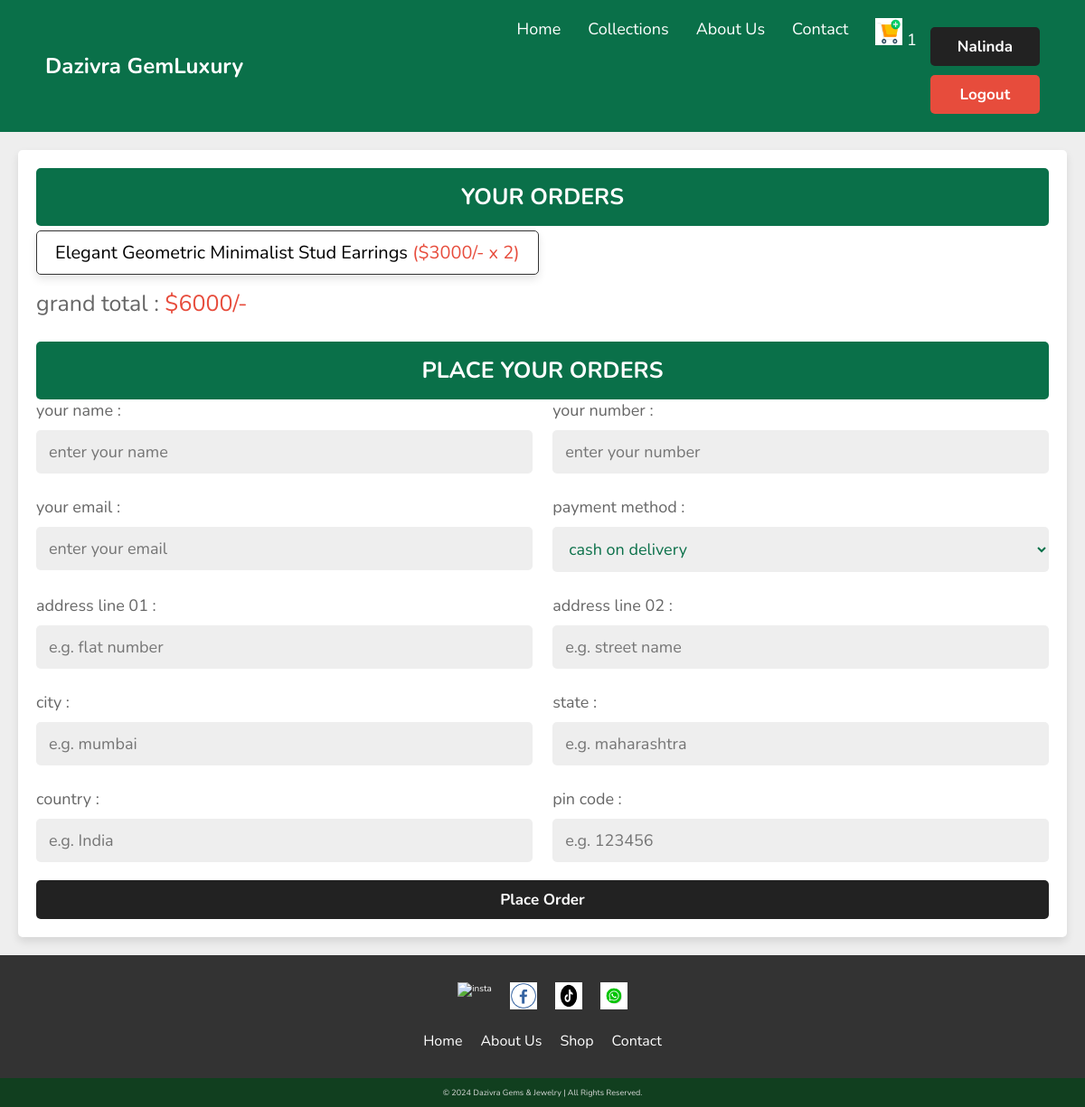
The page /checkout.php (signed in) on the database its author committed.
### tables this page shows
CREATE TABLE `users` (
  `id` int(100) NOT NULL,
  `name` varchar(20) NOT NULL,
  `email` varchar(50) NOT NULL,
  `password` varchar(50) NOT NULL
);

CREATE TABLE `cart` (
  `id` int(100) NOT NULL,
  `user_id` int(100) NOT NULL,
  `pid` int(100) NOT NULL,
  `name` varchar(100) NOT NULL,
  `price` int(10) NOT NULL,
  `quantity` int(10) NOT NULL,
  `image` varchar(100) NOT NULL
);

### checkout.php (the view, shortened to what this page needs)
<?php
include 'components/connect.php';
if(isset($_SESSION['user_id'])){
   $user_id = $_SESSION['user_id'];
}else{
   $user_id = '';
   header('location:user_login.php');
};
?>
<!DOCTYPE html>
<html lang="en">
<head>
   <link rel="stylesheet" href="https://cdnjs.cloudflare.com/ajax/libs/font-awesome/6.1.1/css/all.min.css">
   <link rel="stylesheet" href="css/style.css">
<link rel="stylesheet" href="css/nav.css" />
</head>
<body>
<?php include 'components/user_header.php'; ?>
<section class="checkout-orders">
   <form action="" method="POST">
   <h3>your orders</h3>
      <div class="display-orders">
      <?php
         $grand_total = 0;
         $select_cart = $conn->prepare("SELECT * FROM `cart` WHERE user_id = ?");
         $select_cart->execute([$user_id]);
         if($select_cart->rowCount() > 0){
            while($fetch_cart = $select_cart->fetch(PDO::FETCH_ASSOC)){
               $grand_total += ($fetch_cart['price'] * $fetch_cart['quantity']);
      ?>
         <p> <?= $fetch_cart['name']; ?> <span>(<?= '$'.$fetch_cart['price'].'/- x '. $fetch_cart['quantity']; ?>)</span> </p>
      <?php
            }
         }else{
            echo '<p class="empty">your cart is empty!</p>';
         }
      ?>
         <div class="grand-total">grand total : <span>$<?= $grand_total; ?>/-</span></div>
      </div>
      <h3>place your orders</h3>
      <div class="flex">
         <div class="inputBox">
            <span>your name :</span>
            <input type="text" name="name" placeholder="enter your name" class="box" maxlength="20" required>
         </div>
         <div class="inputBox">
            <span>your number :</span>
            <input type="number" name="number" placeholder="enter your number" class="box" min="0" max="9999999999" onkeypress="if(this.value.length == 10) return false;" required>
         </div>
         <div class="inputBox">
            <span>your email :</span>
            <input type="email" name="email" placeholder="enter your email" class="box" maxlength="50" required>
         </div>
         <div class="inputBox">
            <span>payment method :</span>
            <select name="method" class="box" required>
               <option value="cash on delivery">cash on delivery</option>
            </select>
         </div>
         <div class="inputBox">
            <span>address line 01 :</span>
            <input type="text" name="flat" placeholder="e.g. flat number" class="box" maxlength="50" required>
         </div>
         <div class="inputBox">
            <span>address line 02 :</span>
            <input type="text" name="street" placeholder="e.g. street name" class="box" maxlength="50" required>
         </div>
         <div class="inputBox">
            <span>city :</span>
            <input type="text" name="city" placeholder="e.g. mumbai" class="box" maxlength="50" required>
         </div>
         <div class="inputBox">
            <span>state :</span>
            <input type="text" name="state" placeholder="e.g. maharashtra" class="box" maxlength="50" required>
         </div>
         <div class="inputBox">
            <span>country :</span>
            <input type="text" name="country" placeholder="e.g. India" class="box" maxlength="50" required>
         </div>
         <div class="inputBox">
            <span>pin code :</span>
            <input type="number" min="0" name="pin_code" placeholder="e.g. 123456" min="0" max="999999" onkeypress="if(this.value.length == 6) return false;" class="box" required>
         </div>
      </div>
      <input type="submit" name="order" class="btn <?= ($grand_total > 1)?'':'disabled'; ?>" value="place order">
   </form>
</section>
<?php include 'components/footer.php'; ?>
</body>
</html>

### components/user_header.php (shortened to what this page needs)
<header>
     <div class="logo">Dazivra GemLuxury</div>
     <nav>
       <ul>
         <li><a href="home.php">Home</a></li>
         <li><a href="collection.php">Collections</a></li>
         <li><a href="About.php">About Us</a></li>
         <li><a href="contactus.php">Contact</a></li>
         <li>
           <a href="cart.php"
             ><img src="images/addtocart.png" alt="Logo" class="addtocart"
           />
      <?php
           $count_cart_items = $conn->prepare("SELECT * FROM `cart` WHERE user_id = ?");
           $count_cart_items->execute([$user_id]);
           $total_cart_counts = $count_cart_items->rowCount();
        ?><?= $total_cart_counts; ?>
        </a>
         </li>
           <div class="profile">
        <?php
           $select_profile = $conn->prepare("SELECT * FROM `users` WHERE id = ?");
           $select_profile->execute([$user_id]);
           if($select_profile->rowCount() > 0){
           $fetch_profile = $select_profile->fetch(PDO::FETCH_ASSOC);
        ?>
      <a href="update_user.php" class="btn"><?= $fetch_profile["name"]; ?> </a>
        <a href="components/user_logout.php" class="delete-btn btn btn-danger" onclick="return confirm('logout from the website?');">logout</a>
        <?php
           }
        ?>
     </div>
       </ul>
     </nav>
   </header>

### css/style.css (style rules this page uses)
* { margin: 0; padding: 0; font-family: "Noto Sans", sans-serif; }
.btn { padding: 10px 20px; background: gold; color: #fff; text-decoration: none; font-weight: bold; border-radius: 5px; }
a, a:hover, a:focus, a:active { text-decoration: none !important; color: #fff; }
ul, p, h1, h2, h3, h4, h5, h6, label { list-style: none !important; margin: 0px !important; }
:root { --main-color:#222; --orange:#222; --red:#e74c3c; --black:#0a7049; --white:#fff; --light-color:#666; --light-bg:#eee; --border:.0rem solid var(--black); --box-shadow:0 .5rem 1rem rgba(0,0,0,.1); }
* { font-family: 'Nunito', sans-serif; margin:0; padding:0; box-sizing: border-box; outline: none; border:none; text-decoration: none; }
html { font-size: 62.5%; overflow-x: hidden; }
body { background-color: var(--light-bg); }
section { padding:2rem; }
a { text-decoration: none; }
.btn, .delete-btn, .option-btn { display: block; width: 100%; margin-top: 1rem; border-radius: .5rem; padding:1rem 3rem; font-size: 1.7rem; text-transform: capitalize; color:var(--white); cursor: pointer; text-align: center; }
.btn { background-color: var(--main-color); }
.delete-btn { background-color: var(--red); }
.display-orders { margin-top: 5px; padding-bottom: 0; }
.display-orders p { display: inline-block; padding:1rem 2rem; margin:1rem .5rem; font-size: 2rem; border:1px solid #333; box-shadow: var(--box-shadow); border-radius: .5rem; }
.display-orders p span { color:var(--red); }
.display-orders .grand-total { margin-top: 1.5rem; margin-bottom: 2.5rem; font-size: 2.5rem; color:var(--light-color); }
.display-orders .grand-total span { color:var(--red); }
.checkout-orders form { padding:2rem; border:var(--border); background-color: var(--white); box-shadow: var(--box-shadow); border-radius: .5rem; }
.checkout-orders form h3 { border-radius: .5rem; background-color: var(--black); color:var(--white); padding:1.5rem 1rem; text-align: center; text-transform: uppercase; margin-bottom: 2rem; font-size: 2.5rem; }
.checkout-orders form .flex { display: flex; flex-wrap: wrap; gap:1.5rem; justify-content: space-between; }
.checkout-orders form .flex .inputBox { width: 49%; }
.checkout-orders form .flex .inputBox .box { width: 100%; border:var(--border); border-radius: .5rem; font-size: 1.8rem; color:var(--black); padding:1.2rem 1.4rem; margin:1rem 0; background-color: var(--light-bg); }
.checkout-orders form .flex .inputBox span { font-size: 1.8rem; color:var(--light-color); }

### css/nav.css (style rules this page uses)
header { display: flex; justify-content: space-between; align-items: center; padding: 20px 50px; background-color: #0a7049; color: white; }
.logo { font-size: 24px; font-weight: bold; }
nav ul { list-style: none; display: flex; margin: 0; padding: 0; }
nav ul li { margin: 0 15px; }
nav ul li a { text-decoration: none; color: white; font-size: 18px; }
.addtocart { width: 120px; height: auto; }
.addtocart { width: 30px; height: 30px; }

### rows shown on the page
users: name "Nalinda"
cart: name "Elegant Geometric Minimalist Stud Earrings", price "3000", quantity "2"

### other values the page prints
$total_cart_counts "1"
$grand_total "6000"
